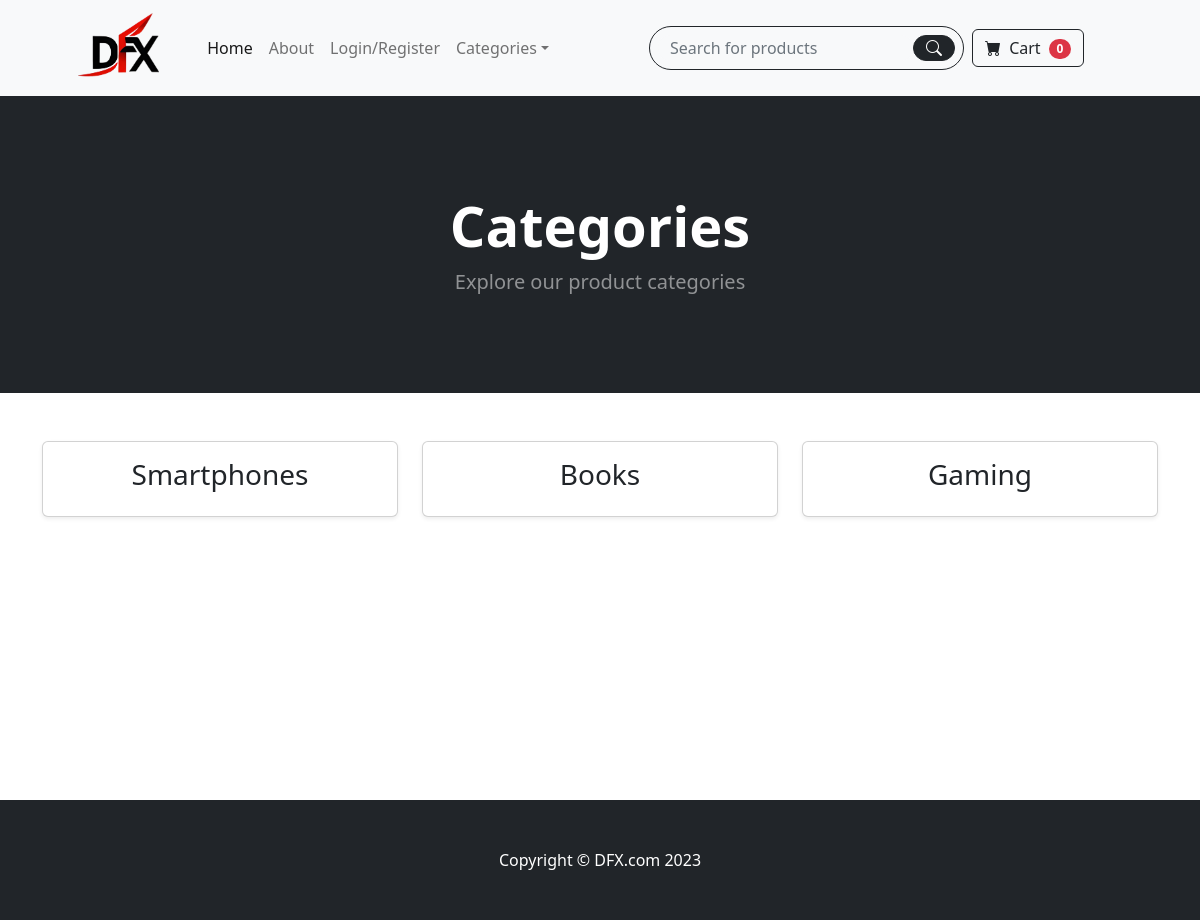
The app's page /category_summary/ with its own data.
### store/models.py (models this page shows)
class Category(models.Model):
    name = models.CharField(max_length=100)
    parent_category = models.ForeignKey('self', on_delete=models.CASCADE, null=True, blank=True)
    def __str__(self):
        return self.name
    class Meta:
        verbose_name_plural = 'categories'

### store/views.py (the view)
# urls.py: path('category_summary/', views.category_summary, name='category_summary'),
def category_summary(request):
    categories = Category.objects.all()
    return render(request, 'category_summary.html', {'categories': categories})

### cart/cart.py (called while the page is built)
    def __len__(self):
        return sum(item_qty for item_qty in self.cart.values())

### cart/context_processors.py (called while the page is built)
def cart(request):
    return{'cart': Cart(request)}

### store/templates/category_summary.html
{% extends 'base.html' %}
{% block content %}
    <header class="bg-dark py-5">
        <div class="container px-4 px-lg-5 my-5">
            <div class="text-center text-white">
                <h1 class="display-4 fw-bolder">Categories</h1>
                <p class="lead fw-normal text-white-50 mb-0">Explore our product categories</p>
            </div>
        </div>
    </header>
    <div class="container py-5">
        <div class="row">
            {% for category in categories %}
                <div class="col-lg-4 col-md-6 mb-4">
                    <a href="{% url 'category' category %}" class="text-decoration-none">
                        <div class="card h-100 text-center shadow-sm">
                            <div class="card-body">
                                <h3 class="card-title text-dark">{{ category }}</h3>
                            </div>
                        </div>
                    </a>
                </div>
            {% endfor %}
        </div>
    </div>
    <br></br>
    <br></br>
    <br></br>
{% endblock %}

### store/templates/base.html (style rules this page uses)
html, body { height: 100%; }

### records on screen
Category: name "Smartphones"
Category: name "Books"
Category: name "Gaming"

### other values on screen
{{ cart|length }} "0"
